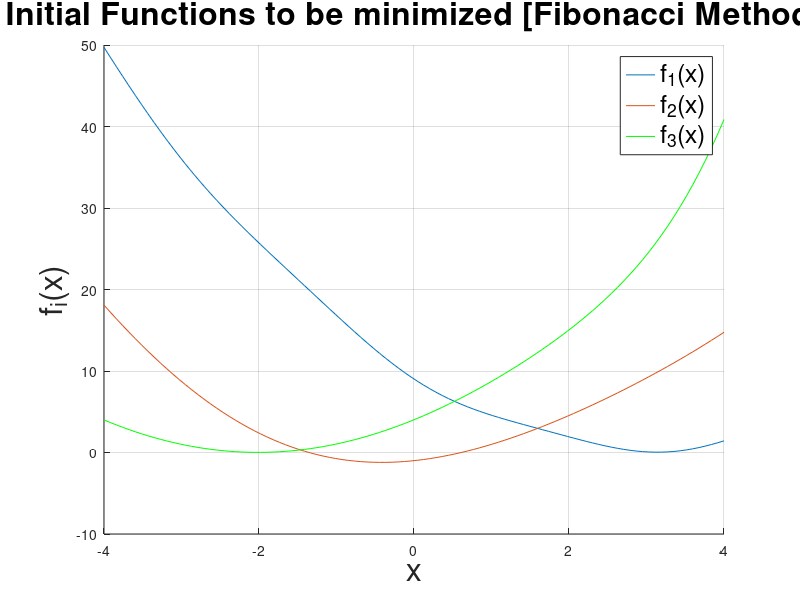

Recreate this plot in MATLAB. (Note: this script raises an error after producing the figure.)
% Amarantidou Efthymia 
% AEM: 9762
% Project [1]

clear;
close all;
clc;

%% Initialize functions 
set(groot,'defaultAxesXGrid','on')
set(groot,'defaultAxesYGrid','on')

x = linspace(-4, 4);

f1 = @(x) (x-3).^2 + (sin(x+3)).^2;
f2 = @(x) (x-1).*cos(x./2) + x.^2;
f3 = @(x) (x+2).^2 + exp(x-2).*sin(x+3);

functions = figure('Name', 'Initial Functions', 'NumberTitle', 'off');
hold on
plot(x, f1(x));
plot(x, f2(x));
plot(x, f3(x), 'g');
title('Initial Functions to be minimized [Fibonacci Method]',  'FontSize', 23);
legend('f_{1}(x)', 'f_{2}(x)', 'f_{3}(x)',  'FontSize', 18);
xlabel('x',  'FontSize', 23);
ylabel('f_{i}(x)', 'FontSize', 23);
grid on

%% Problem 2

l = [1e-1 5e-2 1e-2];
minimum = zeros(size(l, 2), 3);
n = zeros(1, size(l, 2));

a = -4;
b = 4;

for i=1:size(l, 2)
    
    [n(i), fibonacci_array] = find_n(l(i), a, b);
    
    [minimum(i, 1), ak1, bk1] = fibonacci_method(f1, l(i), a, b, n(i), fibonacci_array);
    [minimum(i, 2), ak2, bk2] = fibonacci_method(f2, l(i), a, b, n(i), fibonacci_array);
    [minimum(i, 3), ak3, bk3] = fibonacci_method(f3, l(i), a, b, n(i), fibonacci_array);
    
    f1_intervals = figure('Name', 'f1 Intervals', 'NumberTitle', 'off');
    hold on;
    plot(ak1);
    plot(bk1);
    title(['Limits in each iteration for l = ' num2str(l(i)) ' [f_{1}(x)]'], 'FontSize', 23)
    xlabel('k', 'FontWeight','bold', 'FontSize', 23)
    ylabel('ak/ bk', 'FontWeight','bold', 'FontSize', 23)
    legend('ak', 'bk', 'FontSize', 23);
    hold off;

    f2_intervals = figure('Name', 'f2 Intervals', 'NumberTitle', 'off');
    hold on;
    plot(ak2);
    plot(bk2);
    title(['Limits in each iteration for l = ' num2str(l(i)) ' [f_{2}(x)]'], 'FontSize', 23)
    xlabel('k', 'FontWeight','bold', 'FontSize', 23)
    ylabel('ak/ bk', 'FontWeight','bold', 'FontSize', 23)
    legend('ak', 'bk', 'FontSize', 23);
    hold off;
    
    f3_intervals = figure('Name', 'f3 Intervals', 'NumberTitle', 'off');
    hold on;
    plot(ak3);
    plot(bk3);
    title(['Limits in each iteration for l = ' num2str(l(i)) ' [f_{3}(x)]'], 'FontSize', 23)
    xlabel('k', 'FontWeight','bold', 'FontSize', 23)
    ylabel('ak/ bk', 'FontWeight','bold', 'FontSize', 23)
    legend('ak', 'bk', 'FontSize', 23);
    hold off;
end

symbol = ['*' 'o' 'x'];

for iteration=1:size(l, 2)
    figure(functions);
    plot(minimum(iteration,1), f1(minimum(iteration,1)), ['m' symbol(iteration)])
    plot(minimum(iteration,2), f2(minimum(iteration,2)), ['c' symbol(iteration)])
    plot(minimum(iteration,3), f3(minimum(iteration,3)), ['k' symbol(iteration)])
    legend('f1(x)', 'f2(x)', 'f3(x)', 'x1*', 'x2*', 'x3*', 'FontSize', 18);
end

function [n, fibonacci_array] = find_n(l, a, b)
    fibonacci_array = [1 1];
    n = 2;
    while ((b - a) / l) > fibonacci(n+1)
        n = n + 1;
        fibonacci_array = [fibonacci_array fibonacci(n)];
    end
end
